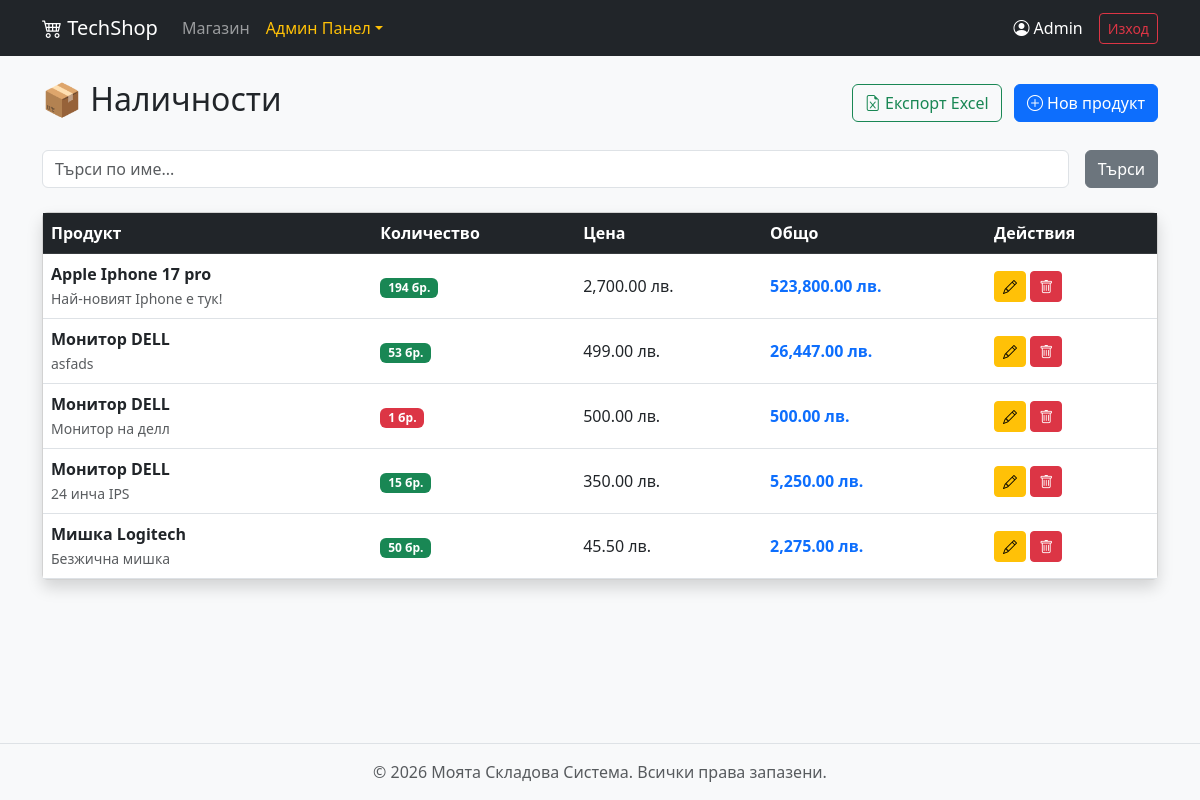
The app's page /admin/products_manage.php (signed in) with its own data.
### tables this page shows
CREATE TABLE `products` (
  `id` int(11) NOT NULL,
  `name` varchar(100) NOT NULL,
  `description` text DEFAULT NULL,
  `quantity` int(11) NOT NULL DEFAULT 0,
  `price` decimal(10,2) NOT NULL,
  `created_at` timestamp NOT NULL DEFAULT current_timestamp(),
  `image_url` varchar(255) DEFAULT 'https://via.placeholder.com/300'
);

### admin/products_manage.php (the view, shortened to what this page needs)
<?php
require '../includes/config.php';
require '../includes/header.php';
$search = $_GET['search'] ?? '';
if ($search) {
    $stmt = $pdo->prepare("SELECT * FROM products WHERE name LIKE ? ORDER BY id DESC");
    $stmt->execute(["%$search%"]);
} else {
    $stmt = $pdo->query("SELECT * FROM products ORDER BY id DESC");
}
$products = $stmt->fetchAll();
?>
    <div class="d-flex justify-content-between align-items-center mb-4">
        <h2>📦 Наличности</h2>
        <div>
            <a href="export.php" class="btn btn-outline-success me-2"><i class="bi bi-file-earmark-excel"></i> Експорт Excel</a>
            <?php if ($_SESSION['role'] === 'admin'): ?>
                <a href="create.php" class="btn btn-primary"><i class="bi bi-plus-circle"></i> Нов продукт</a>
            <?php endif; ?>
        </div>
    </div>
    <form class="row g-3 mb-4" method="GET">
        <div class="col-auto flex-grow-1">
            <input type="text" name="search" class="form-control" placeholder="Търси по име..." value="<?= htmlspecialchars($search) ?>">
        </div>
        <div class="col-auto">
            <button type="submit" class="btn btn-secondary">Търси</button>
        </div>
    </form>
    <div class="card shadow">
        <div class="card-body p-0">
            <table class="table table-hover align-middle mb-0">
                <thead class="table-dark">
                <tr>
                    <th>Продукт</th>
                    <th>Количество</th>
                    <th>Цена</th>
                    <th>Общо</th>
                    <?php if ($_SESSION['role'] === 'admin'): ?><th>Действия</th><?php endif; ?>
                </tr>
                </thead>
                <tbody>
                <?php foreach ($products as $product): ?>
                    <tr>
                        <td>
                            <div class="fw-bold"><?= htmlspecialchars($product['name']) ?></div>
                            <small class="text-muted"><?= htmlspecialchars($product['description']) ?></small>
                        </td>
                        <td>
                            <?php if($product['quantity'] < 5): ?>
                                <span class="badge bg-danger"><?= $product['quantity'] ?> бр.</span>
                            <?php else: ?>
                                <span class="badge bg-success"><?= $product['quantity'] ?> бр.</span>
                            <?php endif; ?>
                        </td>
                        <td><?= number_format($product['price'], 2) ?> лв.</td>
                        <td class="fw-bold text-primary"><?= number_format($product['price'] * $product['quantity'], 2) ?> лв.</td>
                        <?php if ($_SESSION['role'] === 'admin'): ?>
                            <td>
                                <a href="edit.php?id=<?= $product['id'] ?>" class="btn btn-sm btn-warning"><i class="bi bi-pencil"></i></a>
                                <a href="delete.php?id=<?= $product['id'] ?>" class="btn btn-sm btn-danger" onclick="return confirm('Сигурни ли сте?')"><i class="bi bi-trash"></i></a>
                            </td>
                        <?php endif; ?>
                    </tr>
                <?php endforeach; ?>
                </tbody>
            </table>
        </div>
    </div>
<?php require '../includes/footer.php'; ?>

### records on screen
products: name "Apple Iphone 17 pro", description "Най-новият Iphone е тук!", quantity "194", price "2,700.00", $product['price'] * $product['quantity'] "523,800.00"
products: name "Монитор DELL", description "asfads", quantity "53", price "499.00", $product['price'] * $product['quantity'] "26,447.00"
products: name "Монитор DELL", description "Монитор на делл", quantity "1", price "500.00", $product['price']*$product['quantity'] "500.00"
products: name "Монитор DELL", description "24 инча IPS", quantity "15", price "350.00", $product['price'] * $product['quantity'] "5,250.00"
products: name "Мишка Logitech", description "Безжична мишка", quantity "50", price "45.50", $product['price'] * $product['quantity'] "2,275.00"

### other values on screen
$_SESSION['username'] "Admin"
